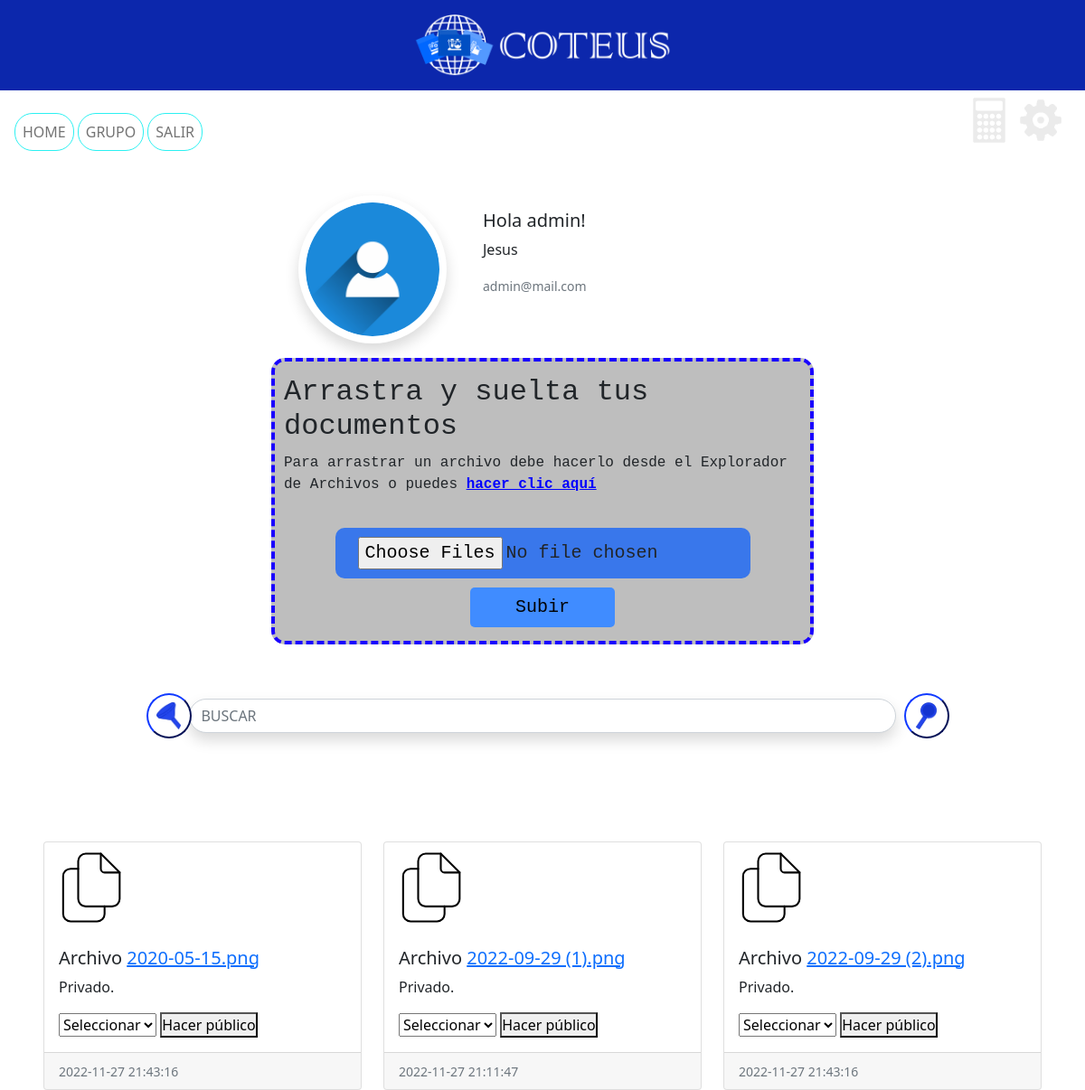
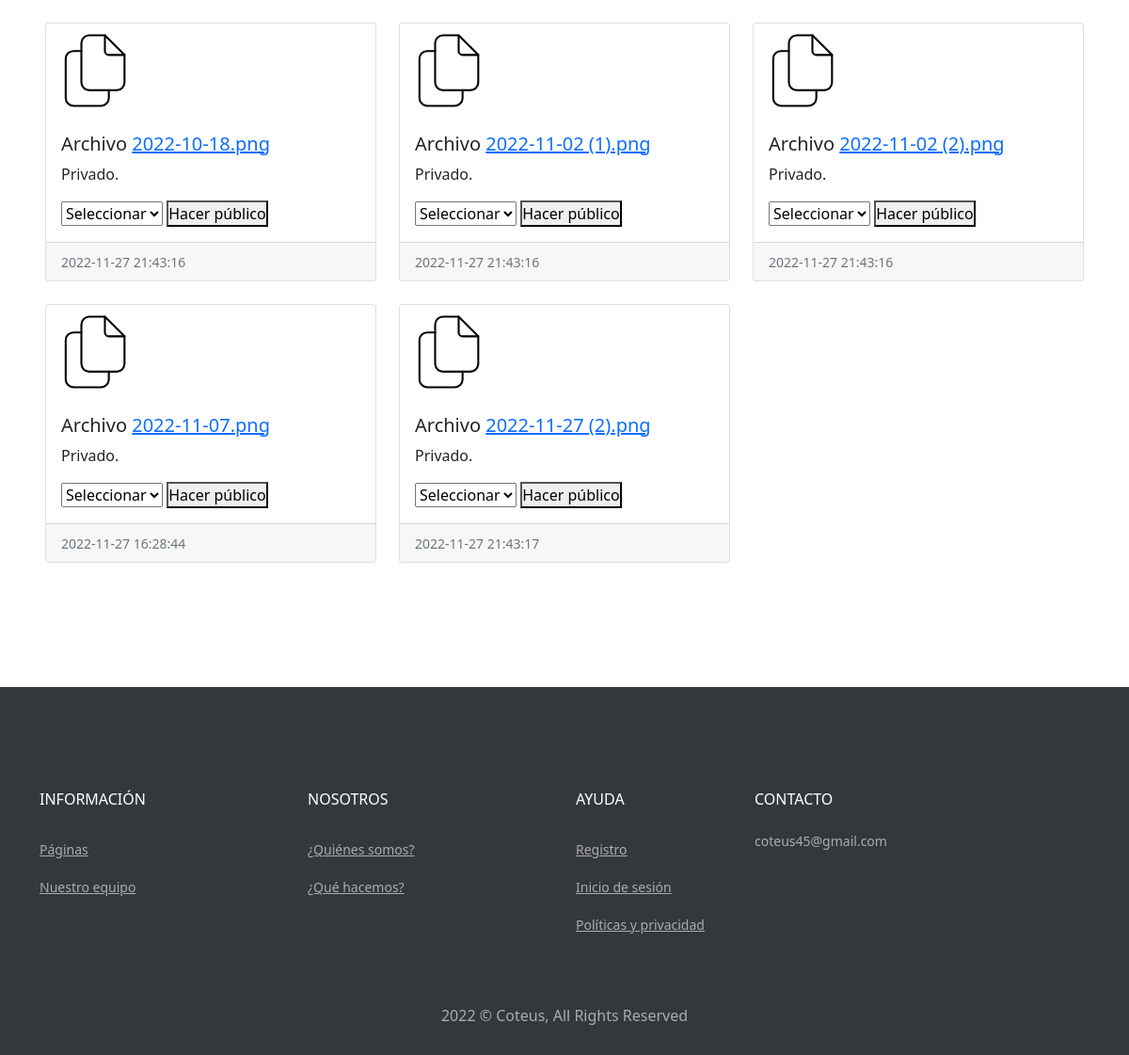
The app's page /Home (signed in) with its own data (2 pictures, top to bottom).
### tables this page shows
CREATE TABLE `employees_t` (
  `id_employee` int(11) NOT NULL,
  `name` varchar(20) NOT NULL,
  `surname` varchar(20) DEFAULT NULL,
  `username` varchar(20) NOT NULL,
  `password` varchar(60) NOT NULL,
  `email` varchar(100) NOT NULL,
  `telephone` int(10) DEFAULT NULL,
  `cuil` int(11) DEFAULT NULL,
  `id_calculator` int(11) DEFAULT NULL
);

CREATE TABLE `files_t` (
  `id_file` int(11) NOT NULL,
  `name` varchar(40) NOT NULL,
  `last_modification` datetime NOT NULL DEFAULT current_timestamp()
);

### datos/datos.php (called while the page is built, shortened)
<?php
class datos{
  public static function get_employee($key, $value){
    require("../database/database.php");
    $stmt = $conexion->prepare("SELECT * FROM `employees_t` WHERE `$key` = '$value'");
    $stmt->execute();
    $record = $stmt->fetch(PDO::FETCH_ASSOC);
    return $record;
  }
  public static function get_groups_of_file($file){
    require "../database/database.php";
    $query = "
      SELECT
        `groups_t`.`name` AS 'group_name'
      FROM `files_encapsulation_t`
        INNER JOIN `files_t`
          ON `files_encapsulation_t`.`id_file` = `files_t`.`id_file`
        INNER JOIN `groups_t`
          ON `files_encapsulation_t`.`id_group` = `groups_t`.`id_group`
      WHERE `files_t`.`id_file` = $file->id_file AND `files_encapsulation_t`.`id_employee` IS NOT NULL;
      ";
    $stmt = $conexion->prepare($query);
    $stmt->execute();
    return $stmt->fetchAll(PDO::FETCH_ASSOC);
  }
  public static function get_groups_of_file_without_sharing($employee, $file){
    require "../database/database.php";
    $employee_groups = datos::get_groups($employee->id_employee);
    $groups_ids_array = [];
    foreach ($employee_groups as $employee_group) {
      $groups_ids_array[] = $employee_group->id_group;
    }
    $query = "
      SELECT
        `groups_t`.`id_group`
      FROM `files_encapsulation_t`
        INNER JOIN `files_t`
          ON `files_encapsulation_t`.`id_file` = `files_t`.`id_file`
        INNER JOIN `groups_t`
          ON `files_encapsulation_t`.`id_group` = `groups_t`.`id_group`
      WHERE
        `files_t`.`id_file` = $file->id_file AND
        `files_encapsulation_t`.`id_group` IS NOT NULL;
    ";
    $stmt = $conexion->prepare($query);
    $stmt->execute();
    $groups_sharing_records = $stmt->fetchAll(PDO::FETCH_ASSOC);
    $shared_groups_ids_array = [];
    $ids_de_grupos_no_compartiendo = [];
    if(count($shared_groups_ids_array) > 0){
      foreach ($groups_ids_array as $id) {
        if (!in_array($id, $shared_groups_ids_array)) {
          $ids_de_grupos_no_compartiendo[] = $id;
        }
      }
    } else $ids_de_grupos_no_compartiendo = $groups_ids_array;
    $query = "
      SELECT
        *
      FROM `groups_t`
      WHERE
    ";
    if(count($ids_de_grupos_no_compartiendo) > 0){
      foreach ($ids_de_grupos_no_compartiendo as $key => $id) {
        $query .= "`groups_t`.`id_group` = $id";
      }
    } else $query .= "0";
    $stmt = $conexion->prepare($query);
    $stmt->execute();
    $records = $stmt->fetchAll(PDO::FETCH_ASSOC);
    return $records;
  }
  public static function get_files_employee($employee, $Search){
    require "../database/database.php";
    $query = "
      SELECT
        `files_t`.`id_file`,
        `files_t`.`name`,
        `files_t`.`last_modification`
      FROM `files_encapsulation_t`
        INNER JOIN `files_t`
          ON `files_encapsulation_t`.`id_file` = `files_t`.`id_file`
        INNER JOIN `employees_t`
          ON `files_encapsulation_t`.`id_employee` = `employees_t`.`id_employee`
        WHERE `employees_t`.`id_employee` = $employee->id_employee AND files_t.name LIKE '%$Search%' GROUP BY `files_t`.`name`;
      ";
    $stmt = $conexion->prepare($query);
    $stmt->execute();
    return $stmt->fetchAll(PDO::FETCH_ASSOC);
  }
  public static function get_groups($user_id){
    require '../database/database.php';
    $query="
      SELECT
        `groups_t`.`id_group`,
        `groups_t`.`id_admin`,
        `groups_t`.`name`,
        `groups_t`.`description`,
        `groups_t`.`date_created`,
        `groups_t`.`key`
      FROM `groups_t`
        INNER JOIN `members_t`
          ON `groups_t`.`id_group` = `members_t`.`id_group`
        INNER JOIN `employees_t`
          ON `employees_t`.`id_employee` = `members_t`.`id_employee`
      WHERE `employees_t`.`id_employee` = :id_employee
      ORDER BY `groups_t`.`id_group` DESC
    ";
    $stmt = $conexion->prepare($query);
    $stmt->bindParam(':id_employee', $user_id);
    $stmt->execute();
    $resp = $stmt->fetchAll(PDO::FETCH_OBJ);
    return $resp;
  }
}

### class/employee.php (called while the page is built, shortened)
<?php
class employee{
  public static function record_to_object($employee_record){
    $employee = new employee();
    foreach ($employee_record as $key => $value) {
      $employee->$key = $employee_record[$key];
    }
    return $employee;
  }
  public static function get_by_id($id){
    require_once "../datos/datos.php";
    $employee = datos::get_employee('id_employee', $id);
    $result = ($employee) ? $employee : null;
    return $result;
  }
  public function get_files($Search){
    require_once "../datos/datos.php";
    $files = datos::get_files_employee($this, $Search);
    return $files;
  }
}

### class/files.php (called while the page is built, shortened)
<?php
class files{
  public function __construct($file_record){
    $this->id_file = $file_record['id_file'];
    $this->name = $file_record['name'];
    $this->last_modification = $file_record['last_modification'];
  }
  public function get_groups() {
    require_once "../datos/datos.php";
    $group_names = [];
    $group_names_records = datos::get_groups_of_file($this);
    return $group_names;
  }
  public function get_groups_without_sharing($employee) {
    require_once "../datos/datos.php";
    $group_records = datos::get_groups_of_file_without_sharing($employee, $this);
    return $group_records;
  }
}

### Home/index.php (the view, shortened to what this page needs)
<?php
  require_once "../class/employee.php";
  require_once "../class/files.php";
  $employee_record = employee::get_by_id($_SESSION['user_id']);
  $employee = employee::record_to_object($employee_record);
  $Search="";
  $file_records = $employee->get_files($Search);
  $files = [];
  foreach ($file_records as $key => $file_record) {
    $files[$key] = new files($file_record);
  }
  $folder = "../files_users/$employee->username/";
?>
<!DOCTYPE html>
<html lang="es">
  <head>
    <link rel="stylesheet" href="styles/main.css">
    <link rel="stylesheet" href="styles/bootstrap.min.css">
    <?php include "../partials/linkCSS.php"; ?>
  </head>
  <body>
    <div class="header">
      <?php include "../partials/HTML/header/header.php"; ?>
    </div>
    <div class="pages">
      <?php include "../partials/HTML/nav/nav.php"; ?>
    </div>
    <div class="d-flex justify-content-center">
      <div class="mb-3 mt-4" style="max-width: 540px">
        <div class="row">
          <div class="col-md-4">
            <img src="../img/users/ProfilePhoto.png" class="img-fluid img-card1 rounded-pill shadow p-2 bg-body" id="user-photo" />
          </div>
          <div class="col-md-8">
            <div class="card-body">
              <h5 class="card-title">
                <?= "Hola " . $employee_record['name']; ?>!
              </h5>
              <p class="card-text">
                <?= $employee_record['username'] ?>
              </p>
              <p class="card-text">
                <small class="text-muted"> <?= $employee_record['email']; ?></small>
              </p>
            </div>
          </div>
        </div>
      </div>
    </div>
    <div class="functions">
    </div>
    <div class="container">
      <link rel="stylesheet" type="text/css" href="../partials/HTML/seeker/seeker.css">
        <button class="filterbutton">
          <img class="FiltroIcon" src="../img/seeker/Filtro_Icon.svg">
        </button>
      <form class="d-flex" id="SF" method="post" action="index.php">
        <input
          name="SearchFiles"
          class="form-control rounded-pill shadow rounded"
          type="search"
          placeholder="BUSCAR"
          aria-label="Search"
          id="seeker"
        />
        <button class="searchbutton" type="submit">
          <img class="LupaIcon" src="../img/seeker/Lupa_Icon.svg">
        </button>
      </form>
    </div>
    <?php if(count($files) > 0): ?>
      <div class="row row-cols-1 row-cols-md-3 g-4 mt-5 p-5">
        <?php foreach($files as $key => $file):
          $path = $folder . $file->name;
        ?>
          <div class="col" id="cf">
            <div class="card h-100">
              <div class="card-img-top icon-card">
              </div>
              <div class="card-body">
                <h5 class="card-title">
                  <?= "Archivo <a href='$path' target='_blank'> " . $file->name . " </a> "; ?>
                </h5>
                <?php if(count($file->get_groups()) > 0): ?>
                  <p class="card-text">
                    Compartiendo archivo con:
                    <ul>
                      <?php foreach ($file->get_groups() as $key => $group_name): ?>
                        <li> <?= $group_name ?> </li>
                      <?php endforeach; ?>
                    </ul>
                  </p>
                <?php else: ?>
                  <div>
                    <p> Privado. </p>
                  </div>
                <?php endif; ?>
                <?php if(count($file->get_groups_without_sharing($employee)) > 0): ?>
                  <form action="<?= $_SERVER['PHP_SELF'] ?>" method="post">
                    <select name="id_group">
                      <option value="-1">Seleccionar</option>
                    </select>
                    <button type="submit" name="submit" value="<?= $file->id_file ?>">
                      Hacer público
                    </button>
                  </form>
                <?php endif; ?>
              </div>
              <div class="card-footer">
                <small class="text-muted">
                  <?= $file->last_modification ?>
                </small>
              </div>
            </div>
          </div>
        <?php endforeach; ?>
      </div>
    <?php else:?>
      <p> No tenes Archivos </p>
    <?php endif; ?>
    <?php include "../partials/HTML/footer/footer.php"; ?>
  </body>
</html>

### partials/linkCSS.php
<link rel="stylesheet" type="text/css" href="../partials/general/main.css"/>
<link rel="stylesheet" type="text/css" href="styles/main.css"/>

### partials/HTML/header/header.php
<div>
	<link rel="stylesheet" type="text/css" href="../partials/HTML/header/style.css">
	<header class="header">
		<center><img class="CLogo" src="../img/COTEUS_Logo_Blanco.svg"></center>
	</header>
</div>

### partials/HTML/nav/nav.php (shortened to what this page needs)
<nav
      class="navbar navbar-expand-lg navbar-light d-flex justify-content-center">
    <link rel="stylesheet" type="text/css" href="C:/xampp/htdocs/COTEUS/partials/HTML/nav/nav.css">
      <div class="container-fluid">
        <div class="collapse navbar-collapse" id="navbarNav">
          <ul class="navbar-nav">
            <li class="nav-item">
              <a class="nav-link" href="../Home/" id="navtext">HOME</a>
            </li>
            <li class="nav-item">
              <a class="nav-link" href="../Grupo/" id="navtext">GRUPO</a>
            </li>
            <li class="nav-item">
              <a class="nav-link" href="../partials/logout.php" id="navtext">SALIR</a>
            </li>
          </ul>
        </div>
      </div>
    <div class="BarraHerramientas">
		    <a class="ClcIcon" href="javascript:" onclick="Calculator()">
        <img class="toolICON" src="../img/tools_bar/Calculadora_Icon.svg"></a>
		    <a class="ConfIcon" href="../Configuracion/">
        <img class="toolICON" id="Gear" src="../img/tools_bar/Configuracion_Icon.svg"></a>
        <a><img src="../img/tools_bar/null.svg"></a>
  <link rel="stylesheet" type="text/css" href="../partials/HTML/nav/Calculadora.css">
      <link
        href="https://cdn.jsdelivr.net/npm/bootstrap@5.0.2/dist/css/bootstrap.min.css"
        rel="stylesheet"
      />
    </nav>

### partials/HTML/footer/footer.php (shortened to what this page needs)
<footer class="footer">
  <link rel="stylesheet" type="text/css" href="../partials/HTML/footer/footer.css">
    <div class="container">
      <div class="row">
        <div class="col-lg-3">
          <div class="">
            <h6 class="text-uppercase text-white">Información</h6>
            <ul class="list-unstyled footer-link mt-4">
              <li><a href="">Páginas</a></li>
              <li><a href="">Nuestro equipo</a></li>
            </ul>
          </div>
        </div>
        <div class="col-lg-3">
          <div class="">
            <h6 class="text-uppercase text-white">Nosotros</h6>
            <ul class="list-unstyled footer-link mt-4">
              <li><a href="">¿Quiénes somos?</a></li>
              <li><a href="">¿Qué hacemos?</a></li>
            </ul>
          </div>
        </div>
        <div class="col-lg-2">
          <div class="">
            <h6 class="text-uppercase text-white">Ayuda</h6>
            <ul class="list-unstyled footer-link mt-4">
              <li><a href="">Registro</a></li>
              <li><a href="">Inicio de sesión</a></li>
              <li><a href="">Políticas y privacidad</a></li>
            </ul>
          </div>
        </div>
        <div class="col-lg-4">
          <div class="">
            <h6 class="text-uppercase text-white">Contacto</h6>
            <p class="contact-info">coteus45@gmail.com</p>
          </div>
        </div>
      </div>
    </div>
    <div class="text-center mt-5">
      <p class="footer-alt mb-0 f-14">2022 © Coteus, All Rights Reserved</p>
    </div>
  </footer>

### partials/general/main.css (style rules this page uses)
.functions { display: flex; flex-direction: column; align-items: center; flex-wrap: nowrap; }

### partials/HTML/header/style.css (style rules this page uses)
* { margin: 0; padding: 0; box-sizing: border-box; }
.header { background-color: #0C27AC; height: 100px; }
.CLogo { margin-top: 15px; height: 70px; }

### partials/upload_files/upload_files.css (style rules this page uses)
.upload-files-container { display: flex; flex-direction: column; align-items: center; justify-content: center; gap: 20px; }
.upload-files { display: flex; align-items: center; justify-content: center; flex-direction: column; border: 4px dashed rgb(25, 0, 255); background-color: rgb(190, 190, 190); padding: 15px 10px; border-radius: 15px; width: 600px; font-family: 'Inconsolata', monospace; }
.upload-files__link { color: blue; font-weight: bold; text-decoration: underline; cursor: pointer; }
.upload-files__btn-files { padding: 10px 25px; font-size: 20px; border: 0; border-radius: 10px; outline: 0; background-color: #3977eb; cursor: pointer; margin-top: 20px; margin-bottom: 10px; }
.upload-files-container__btn-send { background-color: #408cff; outline: none; border-radius: 5px; border: 0; padding: 7px 50px; font-size: 20px; cursor: pointer; }

### partials/HTML/seeker/seeker.css (style rules this page uses)
.container { margin-top: 5%; position: relative; }
#seeker { width: 70%; margin-left: auto; margin-right: auto; }
.filterbutton { border-color: #0c27ac; background-color: white; border-radius: 30px; width: 50px; height: 50px; position: absolute; margin-top: -0.5%; margin-left: 10.5%; }
.searchbutton { border-color: #0c27ac; background-color: white; border-radius: 30px; width: 50px; height: 50px; position: absolute; margin-top: -0.5%; margin-left: 84%; }
.FiltroIcon { width: 60%; pointer-events: none; }
.LupaIcon { width: 50%; pointer-events: none; }

### partials/HTML/footer/footer.css (style rules this page uses)
.footer { margin-top: 7%; background-color: #33383c; padding: 50px 0 30px; }
.footer-link a { color: #acacac; line-height: 40px; font-size: 14px; transition: all 0.5s; }
.contact-info { color: #acacac; font-size: 14px; }
.footer-alt { color: #acacac; }

### partials/HTML/nav/nav.css (style rules this page uses)
.nav-item { border: solid 1px #2BF1F2; border-radius: 20px; margin-left: 2%; }
.nav-item { background-color: white; }
.toolICON { height: 50px; margin-right: 10px; }

### records on screen
employees_t: name "admin", username "Jesus", email "admin@mail.com"
files_t: name "2020-05-15.png", $file->id_file 18 (drawn), last_modification "2022-11-27 21:43:16"
files_t: name "2022-09-29 (1).png", $file->id_file 17 (drawn), last_modification "2022-11-27 21:11:47"
files_t: name "2022-09-29 (2).png", $file->id_file 19 (drawn), last_modification "2022-11-27 21:43:16"
files_t: name "2022-10-18.png", $file->id_file 20 (drawn), last_modification "2022-11-27 21:43:16"
files_t: name "2022-11-02 (1).png", $file->id_file 21 (drawn), last_modification "2022-11-27 21:43:16"
files_t: name "2022-11-02 (2).png", $file->id_file 22 (drawn), last_modification "2022-11-27 21:43:16"
files_t: name "2022-11-07.png", $file->id_file 16 (drawn), last_modification "2022-11-27 16:28:44"
files_t: name "2022-11-27 (2).png", $file->id_file 23 (drawn), last_modification "2022-11-27 21:43:17"
